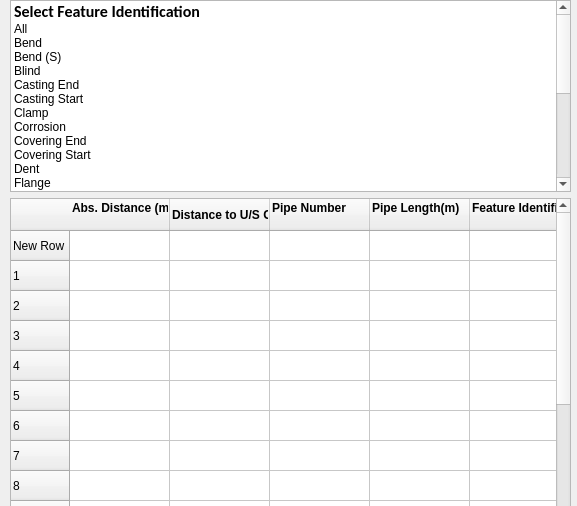
<?xml version="1.0" encoding="UTF-8"?>
<ui version="4.0">
 <class>PipeTally</class>
 <widget class="QWidget" name="PipeTally">
  <property name="geometry">
   <rect>
    <x>0</x>
    <y>0</y>
    <width>577</width>
    <height>506</height>
   </rect>
  </property>
  <property name="sizePolicy">
   <sizepolicy hsizetype="Expanding" vsizetype="Expanding">
    <horstretch>0</horstretch>
    <verstretch>0</verstretch>
   </sizepolicy>
  </property>
  <property name="windowTitle">
   <string>Form</string>
  </property>
  <widget class="QWidget" name="verticalLayoutWidget">
   <property name="geometry">
    <rect>
     <x>10</x>
     <y>0</y>
     <width>561</width>
     <height>591</height>
    </rect>
   </property>
   <layout class="QVBoxLayout" name="verticalLayout">
    <item>
     <widget class="QListWidget" name="listWidget">
      <property name="sizePolicy">
       <sizepolicy hsizetype="Expanding" vsizetype="Minimum">
        <horstretch>0</horstretch>
        <verstretch>0</verstretch>
       </sizepolicy>
      </property>
      <property name="autoScrollMargin">
       <number>15</number>
      </property>
      <property name="selectionMode">
       <enum>QAbstractItemView::MultiSelection</enum>
      </property>
      <property name="spacing">
       <number>0</number>
      </property>
      <property name="currentRow">
       <number>-1</number>
      </property>
      <item>
       <property name="text">
        <string>Select Feature Identification</string>
       </property>
       <property name="font">
        <font>
         <family>Calibri</family>
         <pointsize>12</pointsize>
         <weight>75</weight>
         <bold>true</bold>
        </font>
       </property>
       <property name="foreground">
        <brush brushstyle="SolidPattern">
         <color alpha="255">
          <red>0</red>
          <green>0</green>
          <blue>0</blue>
         </color>
        </brush>
       </property>
       <property name="flags">
        <set>ItemIsDragEnabled|ItemIsEnabled</set>
       </property>
      </item>
      <item>
       <property name="text">
        <string>All</string>
       </property>
      </item>
      <item>
       <property name="text">
        <string>Bend</string>
       </property>
      </item>
      <item>
       <property name="text">
        <string>Bend (S)</string>
       </property>
      </item>
      <item>
       <property name="text">
        <string>Blind</string>
       </property>
      </item>
      <item>
       <property name="text">
        <string>Casting End</string>
       </property>
      </item>
      <item>
       <property name="text">
        <string>Casting Start</string>
       </property>
      </item>
      <item>
       <property name="text">
        <string>Clamp</string>
       </property>
      </item>
      <item>
       <property name="text">
        <string>Corrosion</string>
       </property>
      </item>
      <item>
       <property name="text">
        <string>Covering End </string>
       </property>
      </item>
      <item>
       <property name="text">
        <string>Covering Start</string>
       </property>
      </item>
      <item>
       <property name="text">
        <string>Dent </string>
       </property>
      </item>
      <item>
       <property name="text">
        <string>Flange</string>
       </property>
      </item>
      <item>
       <property name="text">
        <string>Flow Tee</string>
       </property>
      </item>
      <item>
       <property name="text">
        <string>IJ</string>
       </property>
      </item>
      <item>
       <property name="text">
        <string>Magnet</string>
       </property>
      </item>
      <item>
       <property name="text">
        <string>Metal Gain</string>
       </property>
      </item>
      <item>
       <property name="text">
        <string>PG</string>
       </property>
      </item>
      <item>
       <property name="text">
        <string>PSV</string>
       </property>
      </item>
      <item>
       <property name="text">
        <string>Sleeve</string>
       </property>
      </item>
      <item>
       <property name="text">
        <string>Support </string>
       </property>
      </item>
      <item>
       <property name="text">
        <string>Unidentified End</string>
       </property>
      </item>
      <item>
       <property name="text">
        <string>Unidentified Feature</string>
       </property>
      </item>
      <item>
       <property name="text">
        <string>Unidentified Start</string>
       </property>
      </item>
      <item>
       <property name="text">
        <string>Valve</string>
       </property>
      </item>
      <item>
       <property name="text">
        <string>Vent</string>
       </property>
      </item>
      <item>
       <property name="text">
        <string>(Blanks)</string>
       </property>
      </item>
     </widget>
    </item>
    <item>
     <widget class="QTableWidget" name="tableWidget">
      <property name="font">
       <font>
        <stylestrategy>PreferDefault</stylestrategy>
       </font>
      </property>
      <row>
       <property name="text">
        <string>New Row</string>
       </property>
      </row>
      <row>
       <property name="text">
        <string>1</string>
       </property>
      </row>
      <row>
       <property name="text">
        <string>2</string>
       </property>
      </row>
      <row>
       <property name="text">
        <string>3</string>
       </property>
      </row>
      <row>
       <property name="text">
        <string>4</string>
       </property>
      </row>
      <row>
       <property name="text">
        <string>5</string>
       </property>
      </row>
      <row>
       <property name="text">
        <string>6</string>
       </property>
      </row>
      <row>
       <property name="text">
        <string>7</string>
       </property>
      </row>
      <row>
       <property name="text">
        <string>8</string>
       </property>
      </row>
      <row>
       <property name="text">
        <string>9</string>
       </property>
      </row>
      <row>
       <property name="text">
        <string>10</string>
       </property>
      </row>
      <row>
       <property name="text">
        <string>11</string>
       </property>
      </row>
      <row>
       <property name="text">
        <string>12</string>
       </property>
      </row>
      <row>
       <property name="text">
        <string>13</string>
       </property>
      </row>
      <row>
       <property name="text">
        <string>14</string>
       </property>
      </row>
      <row>
       <property name="text">
        <string>15</string>
       </property>
      </row>
      <row>
       <property name="text">
        <string>16</string>
       </property>
      </row>
      <row>
       <property name="text">
        <string>17</string>
       </property>
      </row>
      <row>
       <property name="text">
        <string>18</string>
       </property>
      </row>
      <row>
       <property name="text">
        <string>20</string>
       </property>
      </row>
      <column>
       <property name="text">
        <string>Abs. Distance (m)
</string>
       </property>
       <property name="font">
        <font>
         <weight>75</weight>
         <bold>true</bold>
        </font>
       </property>
       <property name="textAlignment">
        <set>AlignJustify|AlignVCenter</set>
       </property>
      </column>
      <column>
       <property name="text">
        <string>Distance to U/S GW(m)</string>
       </property>
       <property name="font">
        <font>
         <weight>75</weight>
         <bold>true</bold>
        </font>
       </property>
       <property name="textAlignment">
        <set>AlignJustify|AlignVCenter</set>
       </property>
      </column>
      <column>
       <property name="text">
        <string>Pipe Number
</string>
       </property>
       <property name="font">
        <font>
         <weight>75</weight>
         <bold>true</bold>
        </font>
       </property>
       <property name="textAlignment">
        <set>AlignJustify|AlignVCenter</set>
       </property>
      </column>
      <column>
       <property name="text">
        <string>Pipe Length(m)
</string>
       </property>
       <property name="font">
        <font>
         <weight>75</weight>
         <bold>true</bold>
        </font>
       </property>
       <property name="textAlignment">
        <set>AlignJustify|AlignVCenter</set>
       </property>
      </column>
      <column>
       <property name="text">
        <string>Feature Identification
</string>
       </property>
       <property name="font">
        <font>
         <weight>75</weight>
         <bold>true</bold>
        </font>
       </property>
       <property name="textAlignment">
        <set>AlignJustify|AlignVCenter</set>
       </property>
      </column>
      <column>
       <property name="text">
        <string>Feature Type
</string>
       </property>
       <property name="font">
        <font>
         <weight>75</weight>
         <bold>true</bold>
        </font>
       </property>
       <property name="textAlignment">
        <set>AlignJustify|AlignVCenter</set>
       </property>
      </column>
      <column>
       <property name="text">
        <string>Dimensions  Classification
</string>
       </property>
       <property name="font">
        <font>
         <weight>75</weight>
         <bold>true</bold>
        </font>
       </property>
       <property name="textAlignment">
        <set>AlignJustify|AlignVCenter</set>
       </property>
      </column>
      <column>
       <property name="text">
        <string>Orientation o' clock
</string>
       </property>
       <property name="font">
        <font>
         <weight>75</weight>
         <bold>true</bold>
        </font>
       </property>
       <property name="textAlignment">
        <set>AlignJustify|AlignVCenter</set>
       </property>
      </column>
      <column>
       <property name="text">
        <string>Length(mm)
</string>
       </property>
       <property name="font">
        <font>
         <weight>75</weight>
         <bold>true</bold>
        </font>
       </property>
       <property name="textAlignment">
        <set>AlignJustify|AlignVCenter</set>
       </property>
      </column>
      <column>
       <property name="text">
        <string>Width(mm)
</string>
       </property>
       <property name="font">
        <font>
         <weight>75</weight>
         <bold>true</bold>
        </font>
       </property>
       <property name="textAlignment">
        <set>AlignJustify|AlignVCenter</set>
       </property>
      </column>
      <column>
       <property name="text">
        <string>WT (mm)
</string>
       </property>
       <property name="font">
        <font>
         <weight>75</weight>
         <bold>true</bold>
        </font>
       </property>
       <property name="textAlignment">
        <set>AlignJustify|AlignVCenter</set>
       </property>
      </column>
      <column>
       <property name="text">
        <string>Depth % 
</string>
       </property>
       <property name="font">
        <font>
         <weight>75</weight>
         <bold>true</bold>
        </font>
       </property>
       <property name="textAlignment">
        <set>AlignJustify|AlignVCenter</set>
       </property>
      </column>
      <column>
       <property name="text">
        <string>Depth(mm)
</string>
       </property>
       <property name="font">
        <font>
         <weight>75</weight>
         <bold>true</bold>
        </font>
       </property>
       <property name="textAlignment">
        <set>AlignJustify|AlignVCenter</set>
       </property>
      </column>
      <column>
       <property name="text">
        <string>Type
</string>
       </property>
       <property name="font">
        <font>
         <weight>75</weight>
         <bold>true</bold>
        </font>
       </property>
       <property name="textAlignment">
        <set>AlignJustify|AlignVCenter</set>
       </property>
      </column>
      <column>
       <property name="text">
        <string>ERF (ASME B31G)
</string>
       </property>
       <property name="font">
        <font>
         <weight>75</weight>
         <bold>true</bold>
        </font>
       </property>
       <property name="textAlignment">
        <set>AlignJustify|AlignVCenter</set>
       </property>
      </column>
      <column>
       <property name="text">
        <string>Psafe (ASME B31G) Barg
</string>
       </property>
       <property name="font">
        <font>
         <weight>75</weight>
         <bold>true</bold>
        </font>
       </property>
       <property name="textAlignment">
        <set>AlignJustify|AlignVCenter</set>
       </property>
      </column>
      <column>
       <property name="text">
        <string>Latitude
</string>
       </property>
       <property name="font">
        <font>
         <weight>75</weight>
         <bold>true</bold>
        </font>
       </property>
       <property name="textAlignment">
        <set>AlignJustify|AlignVCenter</set>
       </property>
      </column>
      <column>
       <property name="text">
        <string>Longitude
</string>
       </property>
       <property name="font">
        <font>
         <weight>75</weight>
         <bold>true</bold>
        </font>
       </property>
       <property name="textAlignment">
        <set>AlignJustify|AlignVCenter</set>
       </property>
      </column>
     </widget>
    </item>
   </layout>
  </widget>
 </widget>
 <resources/>
 <connections/>
</ui>
